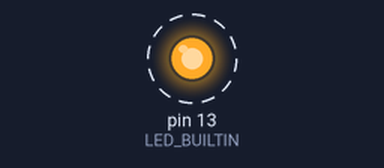
A sketch run on a simulated Arduino Uno, built with avr-gcc and run on an emulated ATmega328P. Parts: output pins drawn as LEDs (lit = HIGH). Dashed ring = blinking.

Above: at 0.2 s.
Timing chart, 0 to 3.0 s (numbered marks = the images above):
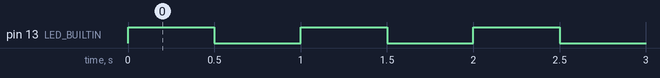

Measured:
- by itself, pin 13 (LED_BUILTIN): alternates HIGH for 0.50 s and LOW for 0.50 s

The sketch:

opta-blink.ino
```cpp
/*
  Opta Blink (generic)
  Some OPTA variants don't expose a default LED_BUILTIN. Adjust pin if needed.
*/
#ifndef LED_BUILTIN
#define LED_BUILTIN 13
#endif

void setup() {
  pinMode(LED_BUILTIN, OUTPUT);
}

void loop() {
  digitalWrite(LED_BUILTIN, !digitalRead(LED_BUILTIN));
  delay(500);
}
```
